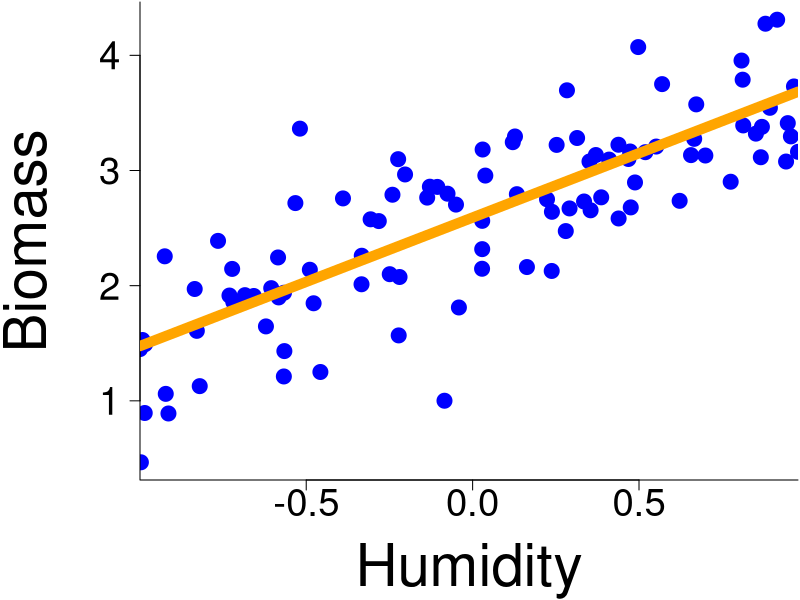
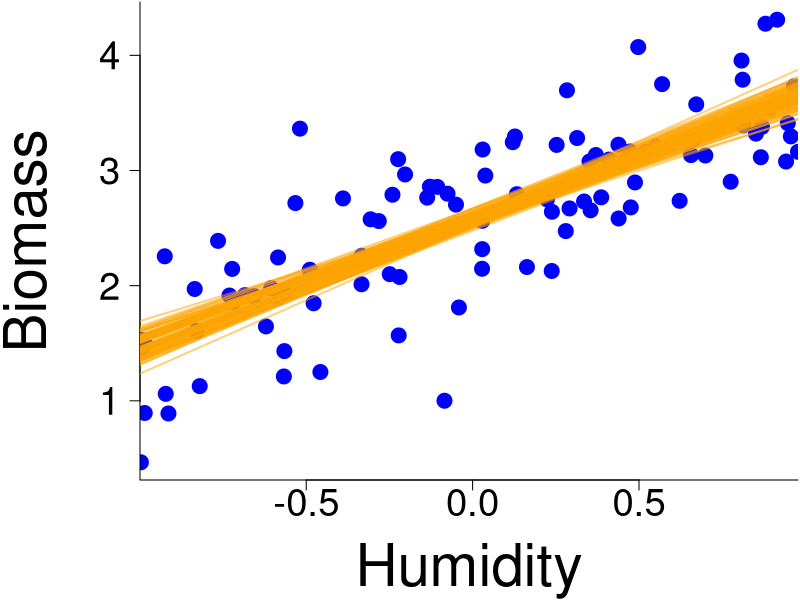
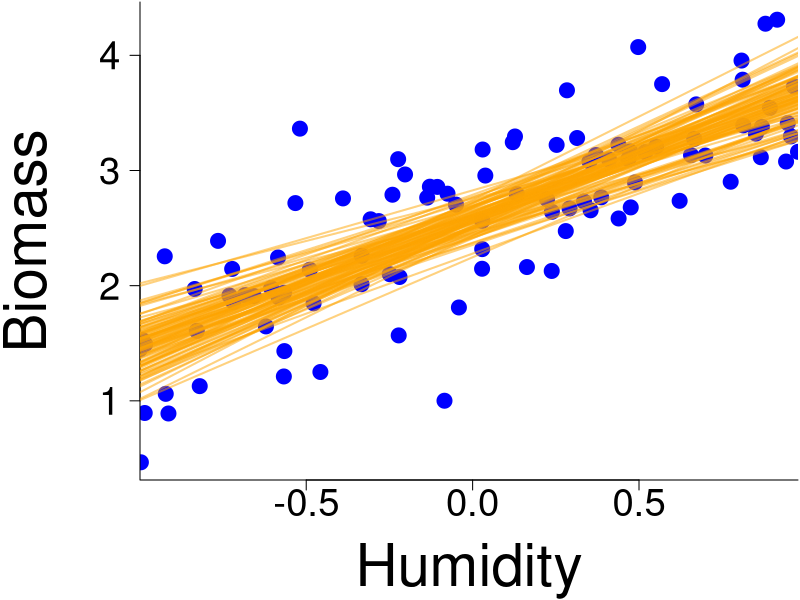
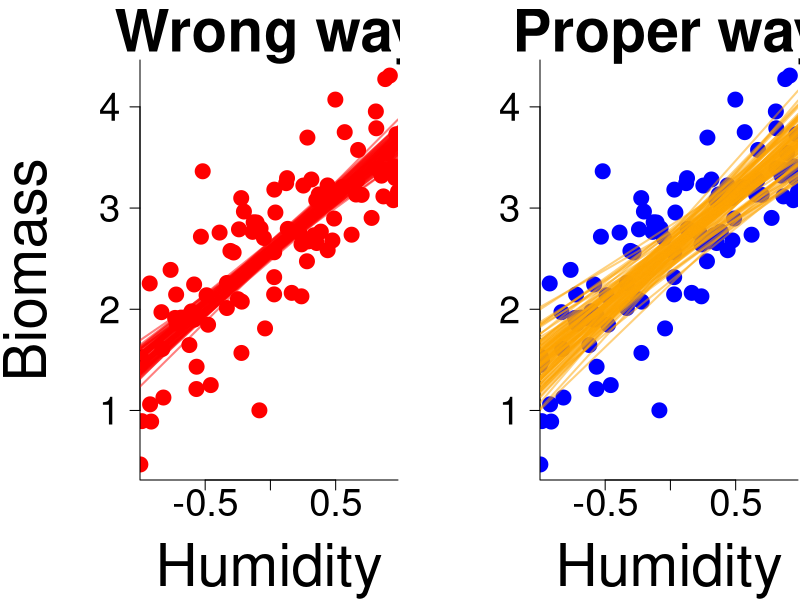
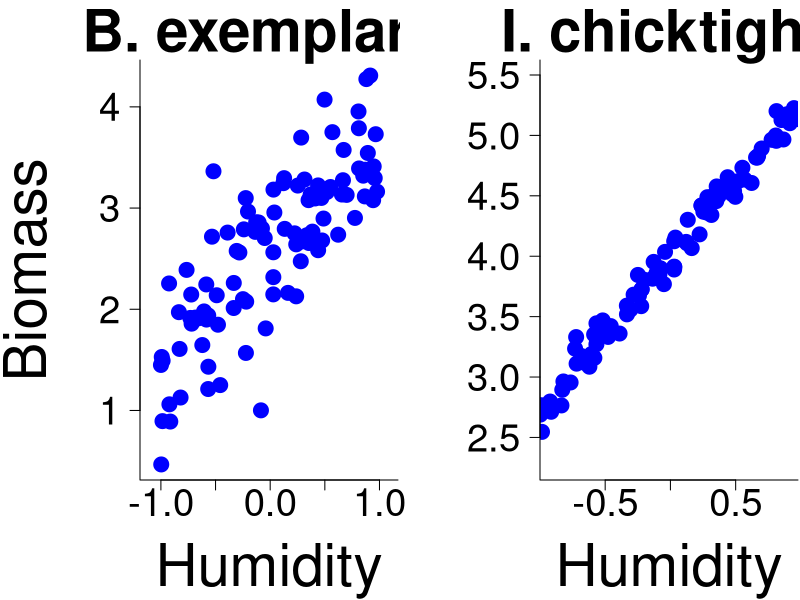

The R script that drew these images, in order:
## ---- chunk 1
# Simulate some data
set.seed(42) # The answer !

covParam <- matrix(c(0.6, 0.3,0.3,0.8), 2, 2)
meanParam <- c(1.5, 0.2)
param <- MASS::mvrnorm(1, mu = meanParam, Sigma = covParam)
yintercept <- param[1]
slope <- param[2]
obs_error <- 0.5

x <- runif(100, min = -1, max = 1)
y_mean <- yintercept + slope * x
y_obs <- rnorm(100, mean = y_mean, sd = obs_error)

par(mar = c(6,7,0.1,0.1))
plot(x, y_obs,
     pch = 19,
     col="blue", 
     las=1,
     cex.axis=2.3,
     bty="L",
     xaxs="i",
     xlab = "",
     ylab = "",
     cex = 2)

mtext("Humidity", side = 1, line = 4.5, cex = 3.5)
mtext("Biomass", side = 2, line = 4.5, cex = 3.5)

abline(a = yintercept,
       b = slope,
       lwd = 10,
       col = "orange")
## ---- chunk 2
b.exemplaris <- y_obs
humidity <- x
## ---- chunk 3
reg <- lm(b.exemplaris ~ humidity)
## ---- chunk 4
(summaryReg <- summary(reg))
## ---- chunk 5
summaryReg$coefficients
## ---- chunk 6
# Object that include regression coefficients
regCoef <- summaryReg$coefficients

# Sample regression parameters
beta_0 <- rnorm(100, mean = regCoef[1,1], sd = regCoef[1,2])
beta_1 <- rnorm(100, mean = regCoef[2,1], sd = regCoef[2,2])
## ---- chunk 7
par(mar = c(6,7,0.1,0.1))
plot(x, y_obs,
     pch = 19,
     col="blue", 
     las=1,
     cex.axis=2.3,
     bty="L",
     xaxs="i",
     xlab = "",
     ylab = "",
     cex = 2)

mtext("Humidity", side = 1, line = 4.5, cex = 3.5)
mtext("Biomass", side = 2, line = 4.5, cex = 3.5)

orange <- col2rgb("orange")

for(i in 1:length(beta_0)){
abline(a = beta_0[i],
       b = beta_1[i],
       lwd = 2,
       col = rgb(orange[1,1]/256, orange[2,1]/256, orange[3,1]/256, alpha = 0.5))
}
## ---- chunk 8
(covReg <- summaryReg$cov.unscaled)
## ---- chunk 9
# Object that include regression coefficients
regCoef <- summaryReg$coefficients

# Sample regression parameters
beta <- MASS::mvrnorm(100, regCoef[,1], Sigma = covReg)
## ---- chunk 10
par(mar = c(6,7,0.1,0.1))
plot(x, y_obs,
     pch = 19,
     col="blue", 
     las=1,
     cex.axis=2.3,
     bty="L",
     xaxs="i",
     xlab = "",
     ylab = "",
     cex = 2)

mtext("Humidity", side = 1, line = 4.5, cex = 3.5)
mtext("Biomass", side = 2, line = 4.5, cex = 3.5)

orange <- col2rgb("orange")

for(i in 1:length(beta_0)){
  abline(a = beta[i,1],
       b = beta[i,2],
       lwd = 2,
       col = rgb(orange[1,1]/256, orange[2,1]/256, orange[3,1]/256, alpha = 0.5))
}
## ---- chunk 11
par(mfrow = c(1,2), mar = c(6,7,3,0.1))

plot(x, y_obs,
     pch = 19,
     col="red", 
     las=1,
     cex.axis=2.3,
     bty="L",
     xaxs="i",
     xlab = "",
     ylab = "",
     cex = 2, 
     main = "Wrong way",
     cex.main = 3.5)

mtext("Humidity", side = 1, line = 4.5, cex = 3.5)
mtext("Biomass", side = 2, line = 4.5, cex = 3.5)

for(i in 1:length(beta_0)){
abline(a = beta_0[i],
       b = beta_1[i],
       lwd = 2,
       col = rgb(1, 0, 0, alpha = 0.5))
}

plot(x, y_obs,
     pch = 19,
     col="blue", 
     las=1,
     cex.axis=2.3,
     bty="L",
     xaxs="i",
     xlab = "",
     ylab = "",
     cex = 2, 
     main = "Proper way",
     cex.main = 3.5)

mtext("Humidity", side = 1, line = 4.5, cex = 3.5)

orange <- col2rgb("orange")

for(i in 1:length(beta_0)){
  abline(a = beta[i,1],
       b = beta[i,2],
       lwd = 2,
       col = rgb(orange[1,1]/256, orange[2,1]/256, orange[3,1]/256, alpha = 0.5))
}
## ---- chunk 12
# Simulate some data
set.seed(42) # The answer !

yintercept <- 4
slope <- 1.3
obs_error <- 0.5
obs_error_small <- 0.1

y_mean <- yintercept + slope * humidity
y_obs <- rnorm(100, mean = y_mean, sd = obs_error)
y_obs_small <- rnorm(100, mean = y_mean, sd = obs_error_small)

par(mfrow = c(1,2),
    mar = c(6,7,3,0.1))

plot(humidity, b.exemplaris,
     pch = 19,
     col="blue", 
     las=1,
     cex.axis=2.3,
     bty="L",
     xaxs="i",
     xlab = "",
     ylab = "",
     cex = 2,
     asp = 1,
     main = "B. exemplaris",
     cex.main = 3.5)

mtext("Humidity", side = 1, line = 4.5, cex = 3.5)
mtext("Biomass", side = 2, line = 4.5, cex = 3.5)

plot(humidity, y_obs_small,
     pch = 19,
     col="blue", 
     las=1,
     cex.axis=2.3,
     bty="L",
     xaxs="i",
     xlab = "",
     ylab = "",
     cex.lab = 2.5,
     cex = 2,
     asp = 1,
     main = "I. chicktighii",
     cex.main = 3.5)

mtext("Humidity", side = 1, line = 4.5, cex = 3.5)


# For the next slide
i.chicktighii <- y_obs_small
## ---- chunk 13
# Regression model
regBexemplaris <- lm(b.exemplaris ~ humidity)
regIchicktighii <- lm(i.chicktighii ~ humidity)

# Summary
summaryRegBexemplaris <- summary(regBexemplaris)
summaryRegIchicktighii <- summary(regIchicktighii)
## ---- chunk 14
# Estimated coefficients
summaryRegBexemplaris$coefficients[,1:2]

# Estimated variance
summaryRegBexemplaris$sigma
## ---- chunk 15
# Estimated coefficients
summaryRegIchicktighii$coefficients[,1:2]

# Estimated variance
summaryRegIchicktighii$sigma
